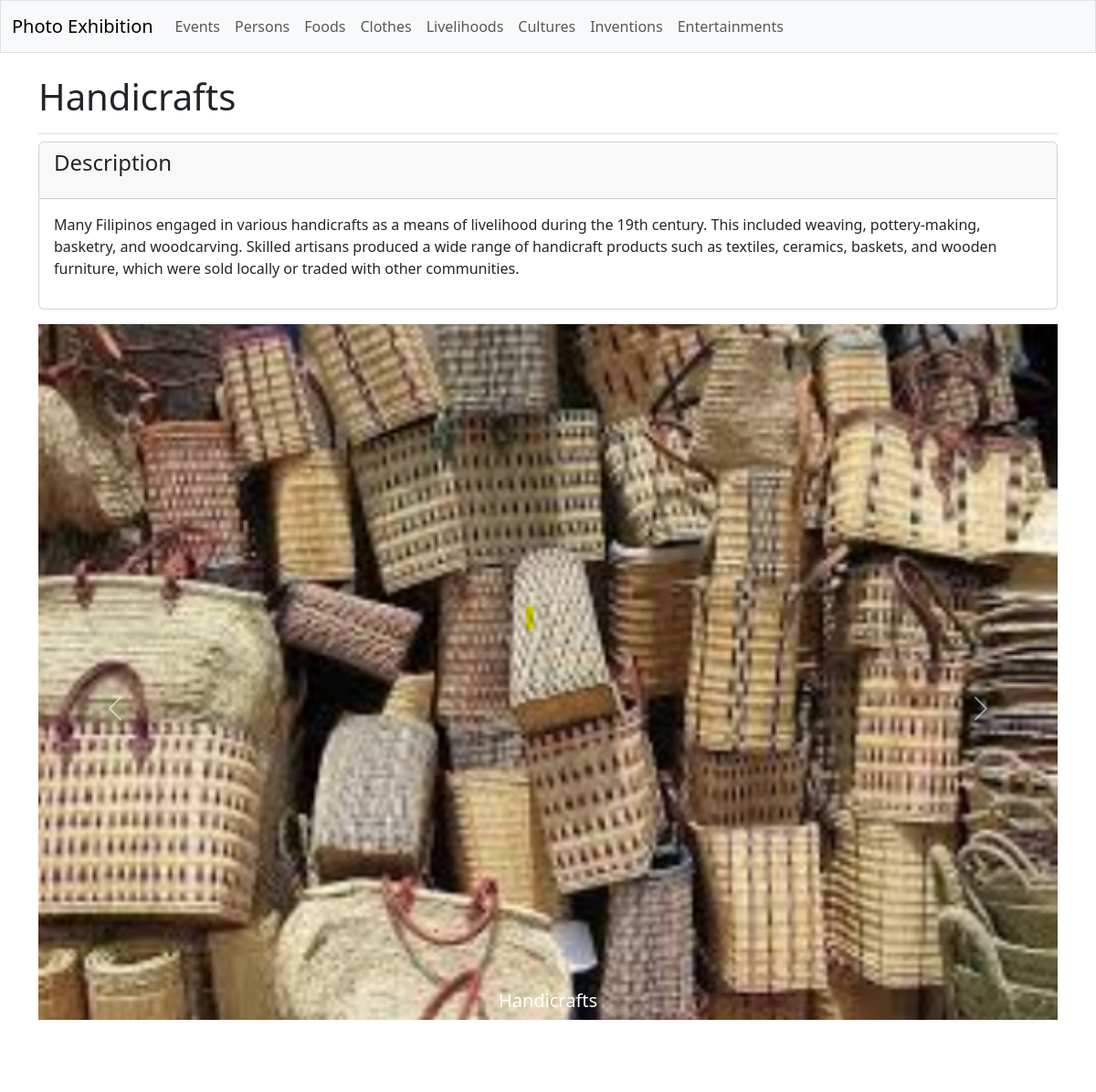
The page /galleries/livelihoods/3/ on the database its author committed.
### galleries/models.py (models this page shows, shortened)
class Livelihood(models.Model):
    livelihood_text = models.CharField(max_length=200)

class LivelihoodDetail(models.Model):
    livelihood = models.ForeignKey(Livelihood, on_delete=models.CASCADE)
    livelihood_subtext = models.TextField()

class LivelihoodImage(models.Model):
    livelihood = models.ForeignKey(Livelihood, on_delete=models.CASCADE)
    image = models.ImageField(upload_to='livelihoods/')
    title = models.CharField(max_length=150)
    sub_title = models.CharField(max_length=100)

### galleries/views.py (the view)
# urls.py: path('livelihoods/<int:livelihood_id>/', views.livelihood_detail, name='livelihood_detail'),
def livelihood_detail(request, livelihood_id):
    livelihood = Livelihood.objects.get(id=livelihood_id)
    images = LivelihoodImage.objects.filter(livelihood=livelihood)
    livelihood_details = livelihood.livelihooddetail_set.all()
    context = {'livelihood': livelihood, 'livelihood_details': livelihood_details, 'images': images}
    return render(request, 'galleries/livelihood_detail.html', context)

### galleries/templates/galleries/livelihood_detail.html (shortened to what this page needs)
{% extends 'galleries/base.html' %}
{% block page_header %}
  <h1>{{ livelihood.livelihood_text }}</h1>
{% endblock page_header %}
{% block content %}
  {% for livelihood_detail in livelihood_details %}
    <div class="card mb-3">
      <h4 class="card-header">
        <p>Description</p>
      </h4>
      <div class="card-body">{{ livelihood_detail.livelihood_subtext|linebreaks }}</div>
    </div>
  {% empty %}
    <p>There are no details for this livelihood yet.</p>
  {% endfor %}
  <div id="carouselExampleCaptions" class="carousel slide">
    <div class="carousel-indicators">
      <button type="button" data-bs-target="#carouselExampleCaptions" data-bs-slide-to="0" class="active" aria-current="true" aria-label="Slide 1"></button>
      <button type="button" data-bs-target="#carouselExampleCaptions" data-bs-slide-to="1" aria-label="Slide 2"></button>
      <button type="button" data-bs-target="#carouselExampleCaptions" data-bs-slide-to="2" aria-label="Slide 3"></button>
    </div>
    <div class="carousel-inner">
      {% for image in images %}
        <div class="carousel-item {% if forloop.counter0 == 0 %}active{% endif %}">
          <img src="{{ image.image.url }}" class="d-block w-100" alt="...">
          <div class="carousel-caption d-none d-md-block">
            <h5>{{ image.title }}</h5>
            <p>{{ image.sub_title }}</p>
          </div>
        </div>
      {% endfor %}
    </div>
    <button class="carousel-control-prev" type="button" data-bs-target="#carouselExampleCaptions" data-bs-slide="prev">
      <span class="carousel-control-prev-icon" aria-hidden="true"></span>
    </button>
    <button class="carousel-control-next" type="button" data-bs-target="#carouselExampleCaptions" data-bs-slide="next">
      <span class="carousel-control-next-icon" aria-hidden="true"></span>
    </button>
  </div>
{% endblock content %}

### rows shown on the page
Livelihood: livelihood_text "Handicrafts"
LivelihoodDetail: livelihood_subtext "Many Filipinos engaged in various handicrafts as a means of livelihood during the 19th century. This included weaving, pottery-making, basketry, and woodcarving. Skilled artisans produced a wide range of handicraft products such as textiles, ceramics, baskets, and wooden furniture, which were sold locally or traded with other communities."
LivelihoodImage: image (picture), title "Handicrafts"
